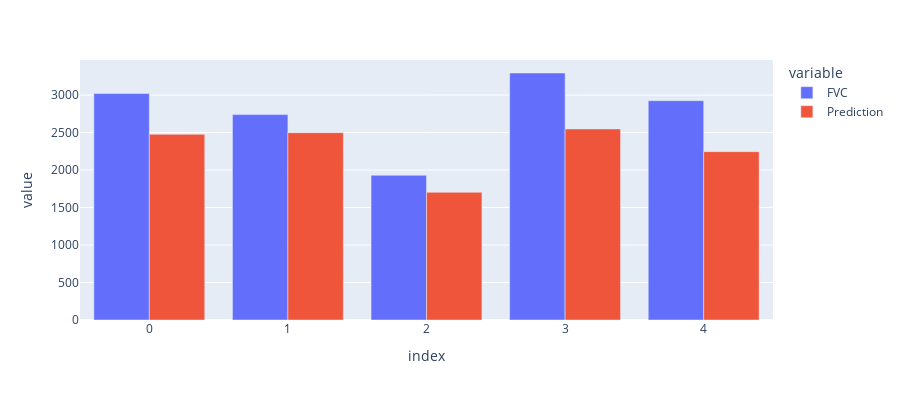

Notebook source saved alongside this figure:
### Code cell
fig = px.bar(test_data, y=['FVC','Prediction'],
             barmode='group',
             height=400)
fig.show()

### Figure 1 — Plotly figure (JSON) as saved in the notebook; plotly's stock layout.template omitted (floating-point values rounded to 4 significant figures)
{"data": [{"alignmentgroup": "True", "hovertemplate": "variable=FVC<br>index=%{x}<br>value=%{y}<extra></extra>", "legendgroup": "FVC", "marker": {"color": "#636efa"}, "name": "FVC", "offsetgroup": "FVC", "orientation": "v", "showlegend": true, "textposition": "auto", "type": "bar", "x": [0, 1, 2, 3, 4], "xaxis": "x", "y": [3020, 2739, 1930, 3294, 2925], "yaxis": "y"}, {"alignmentgroup": "True", "hovertemplate": "variable=Prediction<br>index=%{x}<br>value=%{y}<extra></extra>", "legendgroup": "Prediction", "marker": {"color": "#EF553B"}, "name": "Prediction", "offsetgroup": "Prediction", "orientation": "v", "showlegend": true, "textposition": "auto", "type": "bar", "x": [0, 1, 2, 3, 4], "xaxis": "x", "y": [2476.0, 2499.0, 1702.0, 2548.0, 2245.0], "yaxis": "y"}], "layout": {"barmode": "group", "height": 400, "legend": {"title": {"text": "variable"}, "tracegroupgap": 0}, "margin": {"t": 60}, "xaxis": {"anchor": "y", "domain": [0, 1], "title": {"text": "index"}}, "yaxis": {"anchor": "x", "domain": [0, 1], "title": {"text": "value"}}}}
